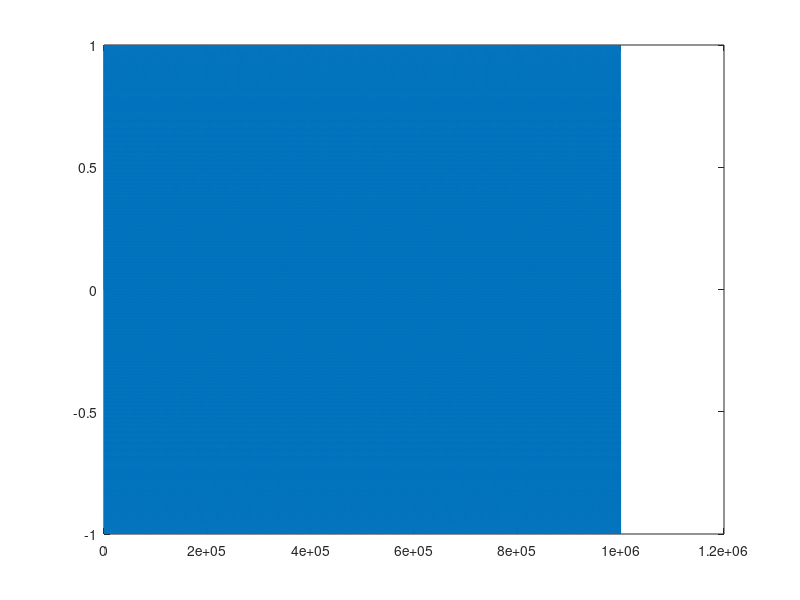

This chart was generated by the following MATLAB code:
tic
f1=1000;
f2=1200;


t1=[0:1/(1000*f1):1];
t2=[0:1/(1000*f1):1];

length(t1)
length(t2)
y1=sin(2*pi*f1*t1);
y2=sin(2*pi*f2*t2);

ffty1 = abs(fft(y1,2^17));
ffty2 = abs(fft(y2,2^18));

plot(y1);
%plot(t1,y1,t2,y2)
toc